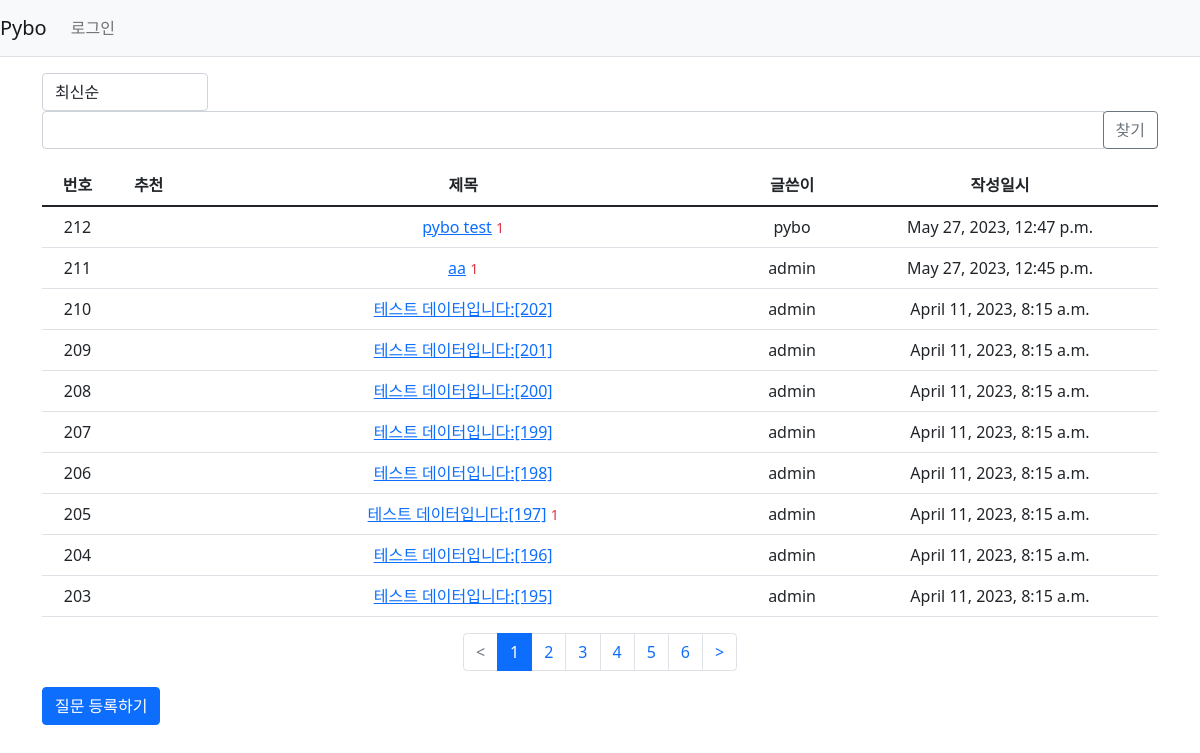
Before: /pybo/ with the older database file.
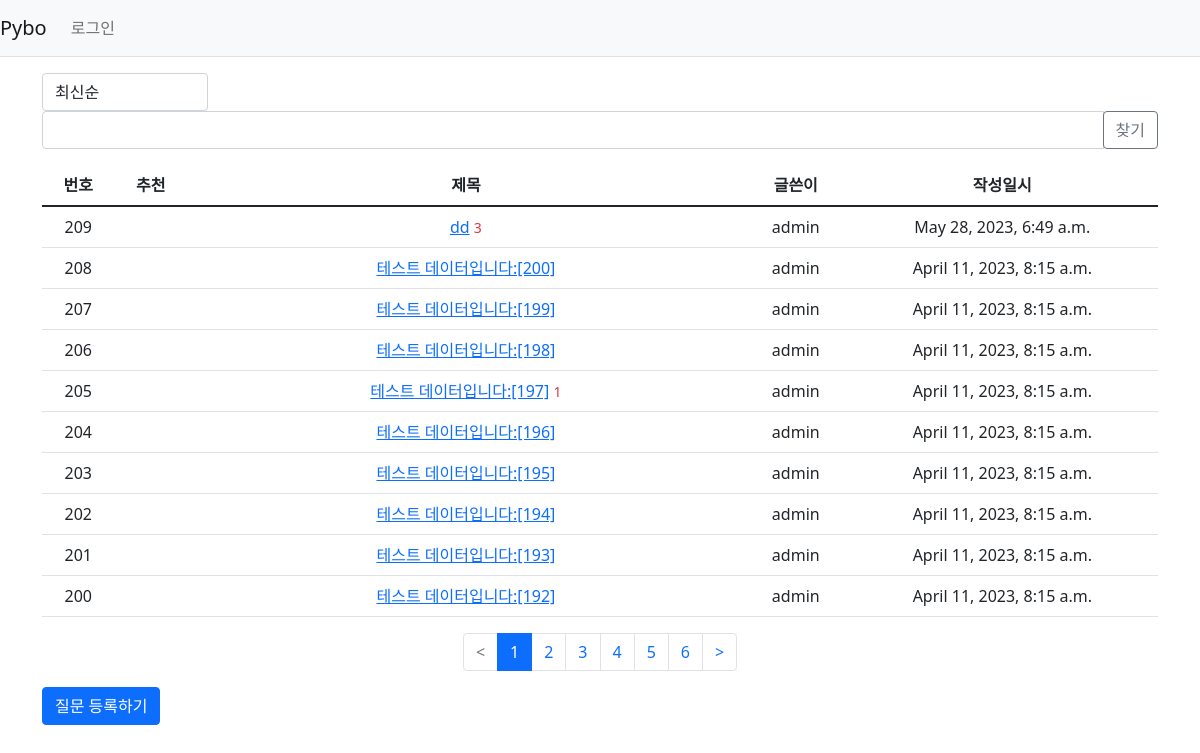
After: the same page with the newer database file.
### pybo/models.py (models this page shows, shortened)
class Question(models.Model):
    author = models.ForeignKey(User, on_delete = models.CASCADE, related_name='author_question')
    subject = models.CharField(max_length = 200)
    content = models.TextField()
    create_date = models.DateTimeField()
    modify_date = models.DateTimeField(null=True, blank=True)
    modify_count = models.IntegerField(default=0)
    voter = models.ManyToManyField(User, related_name = 'voter_question') # 추천인 추가

### pybo/views/base_views.py (the view, shortened to what this page needs)
# urls.py: path('', base_views.index, name = 'index')
def index(request):
    logger.info("INFO 레벨로 출력")
    page = request.GET.get('page', '1')  # 페이지
    kw = request.GET.get('kw', '')  # 검색어
    so = request.GET.get('so', 'recent')  # 정렬기준
    if so == 'recommend':
        question_list = Question.objects.annotate(num_voter=Count('voter')).order_by('-num_voter', '-create_date')
    elif so == 'popular':
        question_list = Question.objects.annotate(num_answer=Count('answer')).order_by('-num_answer', '-create_date')
    else:  # recent
        question_list = Question.objects.order_by('-create_date')
    paginator = Paginator(question_list, 10)  # 페이지당 10개씩 보여주기
    page_obj = paginator.get_page(page)
    context = {'question_list': page_obj, 'page': page, 'kw': kw, 'so': so}  # <------ so 추가
    return render(request, 'pybo/question_list.html', context)

### pybo/templatetags/pybo_filter.py (called while the page is built)
@register.filter
def sub(value, arg):
    return value - arg

### templates/pybo/question_list.html (shortened to what this page needs)
{% extends 'base.html' %}
{% load pybo_filter %}
{% block content %}
<div class="container my-3">
    <div class="row justify-content-between my-3">
        <div class="col-2">
            <select class="form-control so">
                <option value="recent" {% if so == 'recent' %}selected{% endif %}>최신순</option>
            </select>
        </div>
        <div class="col-4 input-group">
            <input type="text" class="form-control kw" value="{{ kw|default_if_none:'' }}">
            <div class="input-group-append">
                <button class="btn btn-outline-secondary" type="button" id="btn_search">찾기</button>
            </div>
        </div>
    </div>
    <table class="table">
        <thead>
        <tr class="text-center thead-dark">
            <th>번호</th>
            <th>추천</th>
            <th style="width:50%">제목</th>
            <th>글쓴이</th>
            <th>작성일시</th>
        </tr>
        </thead>
        <tbody>
        {% if question_list %}
        {% for question in question_list %}
        <tr class="text-center">
            <td>
                {{ question_list.paginator.count|sub:question_list.start_index|sub:forloop.counter0|add:1 }}
            </td>
            <td>
                {% if question.voter.all.count > 0 %}
                <span class="badge badge-warning px-2 py-1">{{ question.voter.all.count }}</span>
                {% endif %}
            </td>
            <td class="text-left">
                <a href="{% url 'pybo:detail' question.id %}">{{ question.subject }}</a>
                {% if question.answer_set.count > 0 %}
                <span class="text-danger small ml-2">{{ question.answer_set.count }}</span>
                {% endif %}
            </td>
            <td>{{ question.author.username }}</td>
            <td>{{ question.create_date }}</td>
        </tr>
        {% endfor %}
        {% else %}
        <tr>
            <td colspan="3">질문이 없습니다.</td>
        </tr>
        {% endif %}
        </tbody>
    </table>
    <ul class="pagination justify-content-center">
        {% if question_list.has_previous %}
        <li class="page-item">
            <a class="page-link" data-page="{{ question_list.previous_page_number }}" href="#"><</a>
        </li>
        {% else %}
        <li class="page-item disabled">
            <a class="page-link" tabindex="-1" aria-disabled="true" href="#"><</a>
        </li>
        {% endif %}
        {% for page_number in question_list.paginator.page_range %}
        {% if page_number >= question_list.number|add:-5 and page_number <= question_list.number|add:5 %}
            {% if page_number == question_list.number %}
            <li class="page-item active" aria-current="page">
                <a class="page-link" data-page="{{ page_number }}" href="#">{{ page_number }}</a>
            </li>
            {% else %}
            <li class="page-item">
                <a class="page-link" data-page="{{ page_number }}" href="#">{{ page_number }}</a>
            </li>
            {% endif %}
        {% endif %}
        {% endfor %}
        {% if question_list.has_next %}
        <li class="page-item">
            <a class="page-link" data-page="{{ question_list.next_page_number }}" href="#">></a>
        </li>
        {% else %}
        <li class="page-item disabled">
            <a class="page-link" tabindex="-1" aria-disabled="true" href="#">></a>
        </li>
        {% endif %}
    </ul>
    <a href="{% url 'pybo:question_create' %}" class="btn btn-primary">질문 등록하기</a>
</div>
{% endblock %}

### templates/base.html (shortened to what this page needs)
{% load static %}
<!doctype html>
<html lang="ko">
<head>
    <link rel="stylesheet" type="text/css" href="{% static 'bootstrap.min.css' %}">
    <link rel="stylesheet" type="text/css" href="{% static 'style.css' %}">
</head>
<body>
{% include "navbar.html" %}
{% block content %}
{% endblock %}
</body>
</html>

### templates/navbar.html (shortened to what this page needs)
<nav class="navbar navbar-expand-lg navbar-light bg-light border-bottom">
    <a class="navbar-brand" href="{% url 'pybo:index' %}">Pybo</a>
    <div class="collapse navbar-collapse flex-grow-0" id="navbarNav">
        <ul class="navbar-nav">
            <li class="nav-item ">
                {% if user.is_authenticated %}
                <a class="nav-link" href="{% url 'common:logout' %}">{{ user.username }} (로그아웃)</a>
                {% else %}
                <a class="nav-link" href="{% url 'common:login' %}">로그인</a>
                {% endif %}
            </li>
        </ul>
    </div>
</nav>

Changed rows visible on the page:
removed Question: paginator.count|sub "212", subject "pybo test", answer_set.count "1", author.username "pybo", create_date "May 27, 2023, 12:47 p.m."
removed Question: paginator.count|sub "211", subject "aa", answer_set.count "1", author.username "admin", create_date "May 27, 2023, 12:45 p.m."
removed Question: paginator.count|sub "210", subject "테스트 데이터입니다:[202]", author.username "admin", create_date "April 11, 2023, 8:15 a.m."
removed Question: paginator.count|sub "209", subject "테스트 데이터입니다:[201]", author.username "admin", create_date "April 11, 2023, 8:15 a.m."
added Question: paginator.count|sub "209", subject "dd", answer_set.count "3", author.username "admin", create_date "May 28, 2023, 6:49 a.m."
now on this page (row unchanged): Question: paginator.count|sub "202", subject "테스트 데이터입니다:[194]", author.username "admin", create_date "April 11, 2023, 8:15 a.m."
now on this page (row unchanged): Question: paginator.count|sub "201", subject "테스트 데이터입니다:[193]", author.username "admin", create_date "April 11, 2023, 8:15 a.m."
now on this page (row unchanged): Question: paginator.count|sub "200", subject "테스트 데이터입니다:[192]", author.username "admin", create_date "April 11, 2023, 8:15 a.m."
